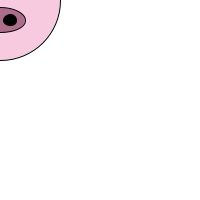
Frame 1 (no input)
Frame 60 (the mouse pressed at the canvas centre just before this capture): identical to frame 1, image omitted
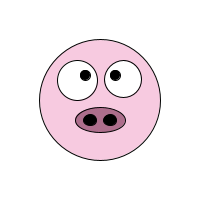
Frame 120 (the mouse held since frame 60 and released just before this capture)

The Processing sketch that drew these frames (run headless with seeded random() and noise(); from frame 60 on, the mouse is pressed at the canvas centre):

// Processing sketch: processing_143587
// ── processing_143587.pde

void setup(){
  size(200,200);
}

void draw(){
  background(255,255,255);
  fill(247,202,224);
  ellipse(mouseX,mouseY,width/1.666,height/1.666);
  fill(255,255,255);
  ellipse(mouseX+23,mouseY-21,width/5.5,height/5.5);
  fill(0);
  ellipse(mouseX+15,mouseY-25,width/20,height/20);
  fill(255,255,255);
  ellipse(mouseX-23,mouseY-20,width/5,height/5);
  fill(0);
  ellipse(mouseX-15,mouseY-25,width/20,height/20);
  fill(173,110,140);
  ellipse(mouseX,mouseY+20,width/4,height/8);
  fill(0);
  ellipse(mouseX-10,mouseY+20,width/15,height/18);
  fill(0);
  ellipse(mouseX+10,mouseY+20,width/15,height/18);
  noCursor();
}
